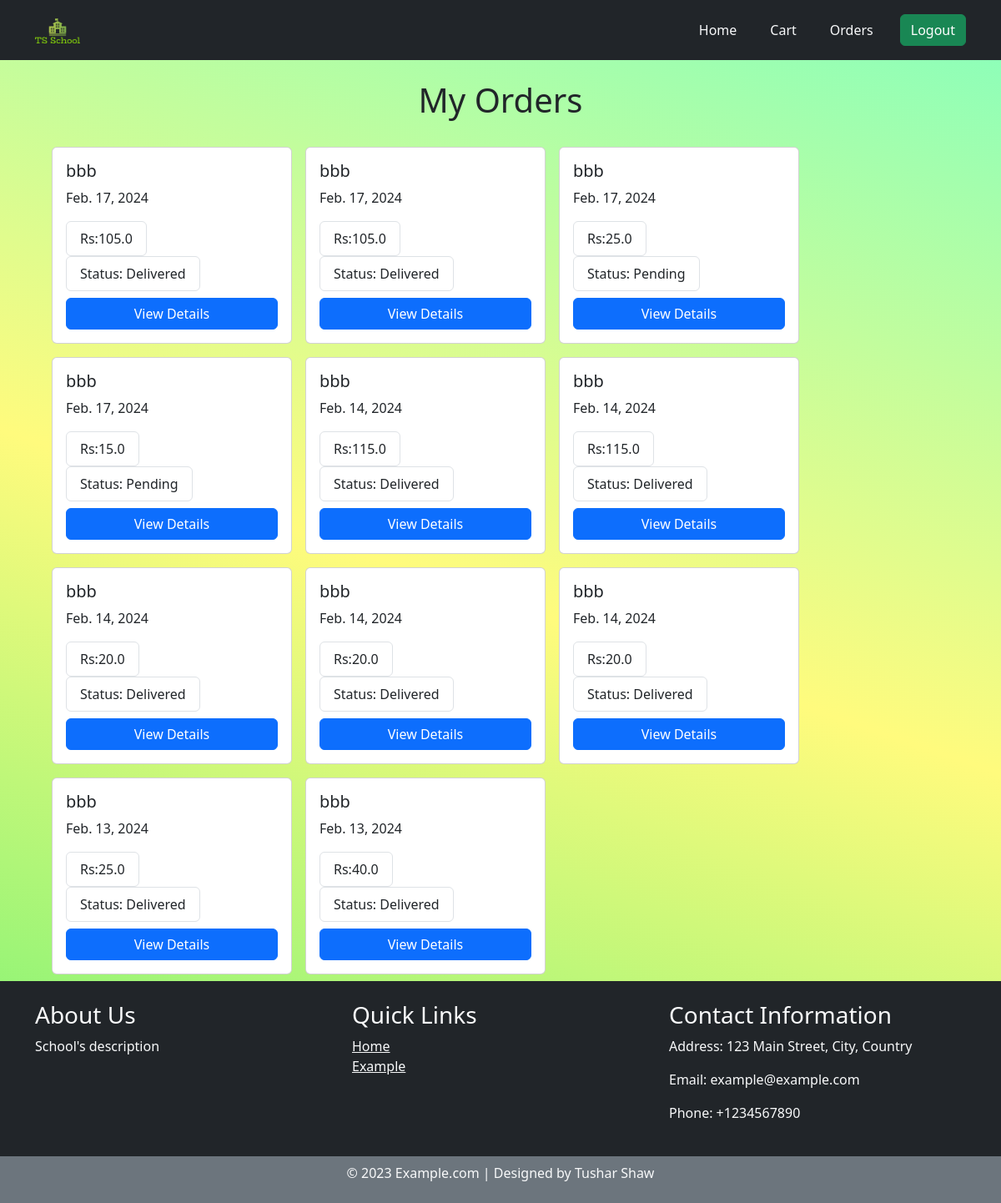
The page /orders/ (signed in) on the database as committed earlier.
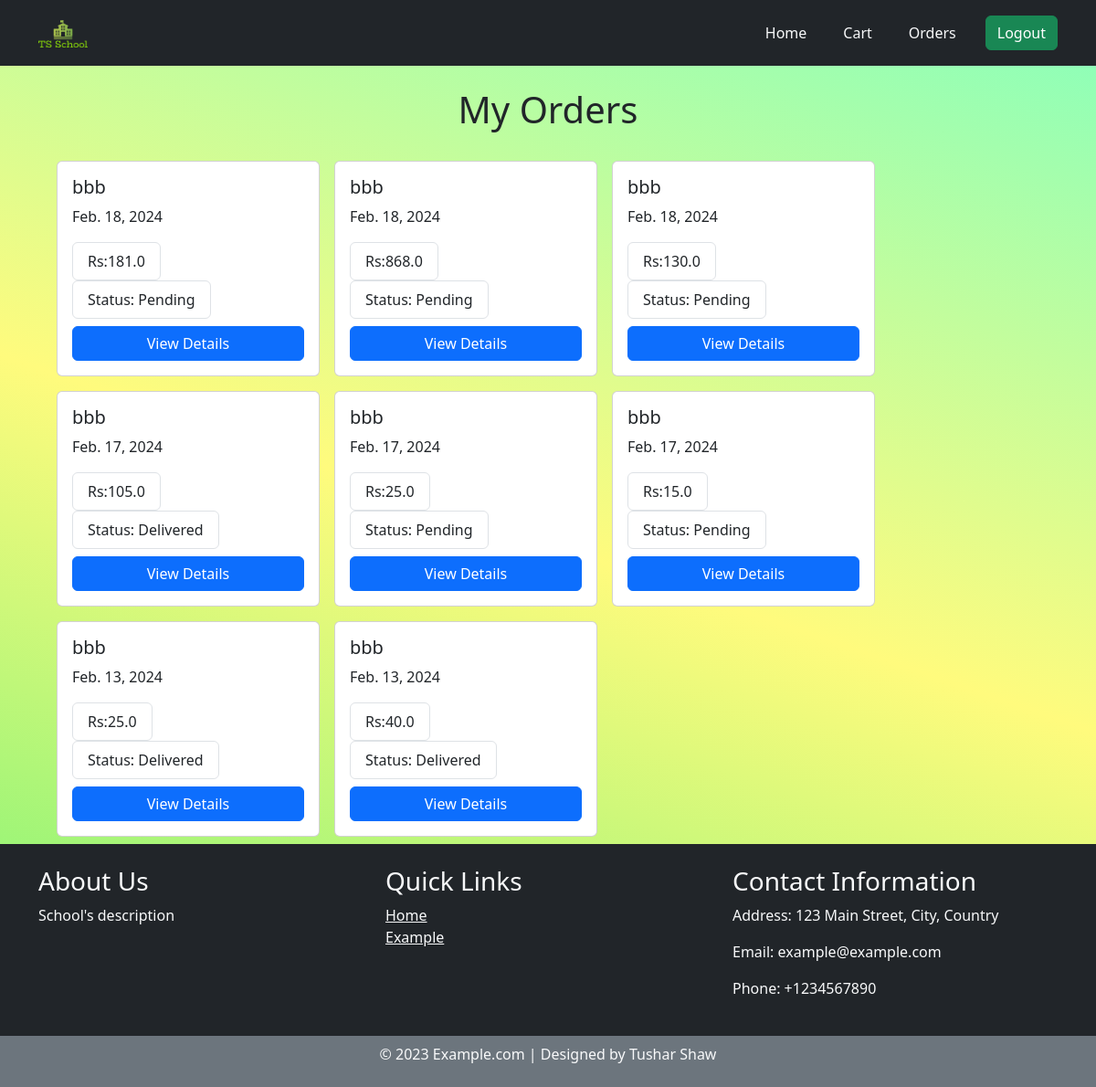
The same page on the database as committed later.
### Menu/models.py (models this page shows, shortened)
class Orders(models.Model):
    order_info = models.ForeignKey(OrderInfo, related_name='orders', on_delete=models.CASCADE)
    foods = models.ManyToManyField(Food, related_name='orders', through='OrderItem')
    total = models.FloatField(default=0)
    date_created=models.DateField(auto_now=False, auto_now_add=True)
    status=models.CharField(max_length=10,default='Pending')
    def __str__(self):
        return f"Order {self.id}"

class OrderInfo(models.Model):
    customer = models.ForeignKey(User, related_name='orders', on_delete=models.CASCADE)
    name = models.CharField(max_length=20, null=True, blank=True)
    location = models.CharField(max_length=250, null=True, blank=True)
    phone = models.IntegerField(null=True, blank=True)

### Menu/views.py (the view)
# urls.py: path('orders/',orders,name='orders'),
@login_required(login_url="/login/")
def orders(request):
    user = request.user
    print(user.id)
    orders = Orders.objects.filter(order_info__customer=user).order_by('-date_created')
    print(orders)
    return render(request, 'orders.html', {'orders': orders})

### Menu/templates/orders.html
{% extends "base.html" %}
{% block start %}
<div class="container">
  <h1 class="h1 text-center text-md-left mb-4 mt-4">My Orders</h1>
  <div class="container-fluid d-flex flex-wrap">
    {% for order in orders %}
    <div class="card m-2" style="width: 18rem;">
      <div class="card-body">
        <h5 class="card-title">{{ order.order_info.customer }}</h5>
        <p class="card-text">{{ order.date_created }}</p>
        <div class="d-flex ">
          <ul class="list-group ">
            <li class="list-group-item">Rs:{{ order.total }}</li>
          </ul>
        </div>
        <div class="d-flex ">
          <ul class="list-group ">
            <li class="list-group-item">Status: {{ order.status }}</li>
          </ul>
        </div>
        <a href="{% url 'order_details' order.id %}" class="btn btn-primary mt-2 w-100">View Details</a>
      </div>
    </div>
    {% endfor %}
  </div>
</div>
{% endblock %}

Rows that differ between the two databases and show on the page:
removed Orders: order_info.customer "bbb", date_created "Feb. 17, 2024", total "105.0", status "Delivered"
removed Orders: order_info.customer "bbb", date_created "Feb. 14, 2024", total "115.0", status "Delivered"
removed Orders: order_info.customer "bbb", date_created "Feb. 14, 2024", total "115.0", status "Delivered"
removed Orders: order_info.customer "bbb", date_created "Feb. 14, 2024", total "20.0", status "Delivered"
removed Orders: order_info.customer "bbb", date_created "Feb. 14, 2024", total "20.0", status "Delivered"
removed Orders: order_info.customer "bbb", date_created "Feb. 14, 2024", total "20.0", status "Delivered"
added Orders: order_info.customer "bbb", date_created "Feb. 18, 2024", total "181.0", status "Pending"
added Orders: order_info.customer "bbb", date_created "Feb. 18, 2024", total "868.0", status "Pending"
added Orders: order_info.customer "bbb", date_created "Feb. 18, 2024", total "130.0", status "Pending"
